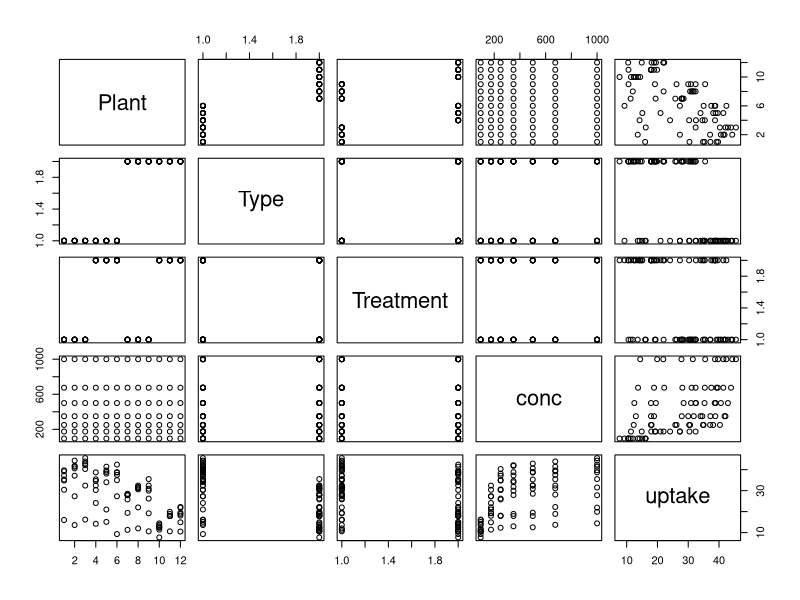
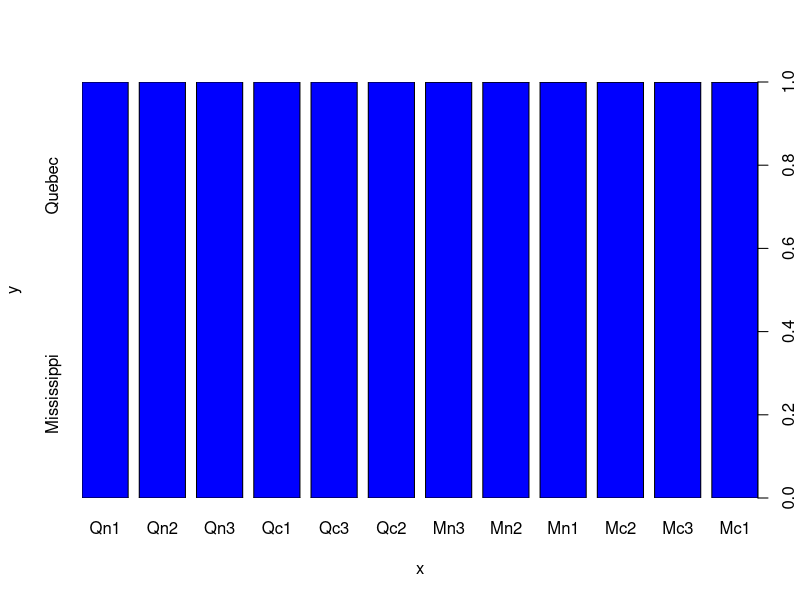
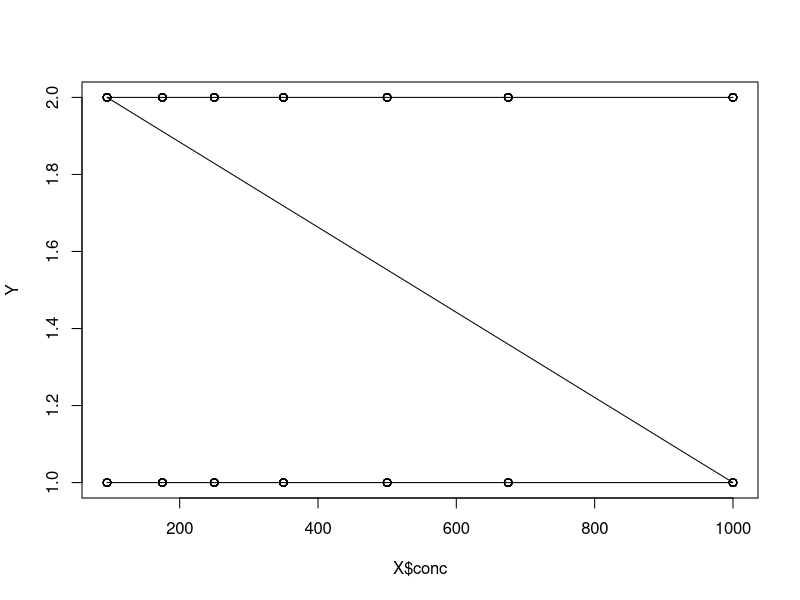
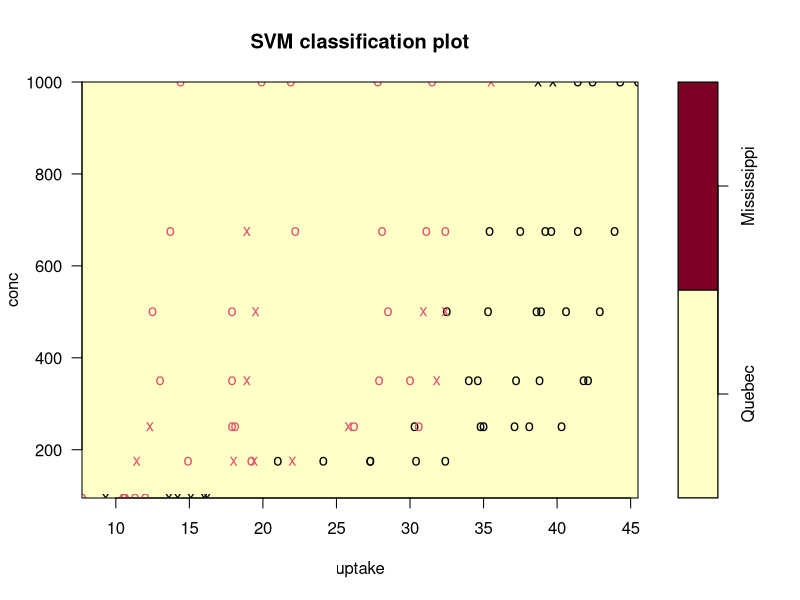

These charts were generated, in order, by the following R code:
rm(list=ls())

library("tidyverse")
library("e1071")

data("CO2")

df = CO2
X = df[,c(1,3:5)]
Y = df$Type

plot(df)
plot(X[1],Y, col="blue")
plot(X$conc,Y)
points(X$conc, Y)
lines(X$conc, Y)


new_df = data.frame(X, y=as.factor(Y))
model = svm(y ~ ., data=new_df, kernel="linear",scale=FALSE)
summary(model)

plot(model, new_df, conc~uptake)

ans = predict(model, new_df[,1:4])
accuracy = sum(ans == new_df$y)
accuracy